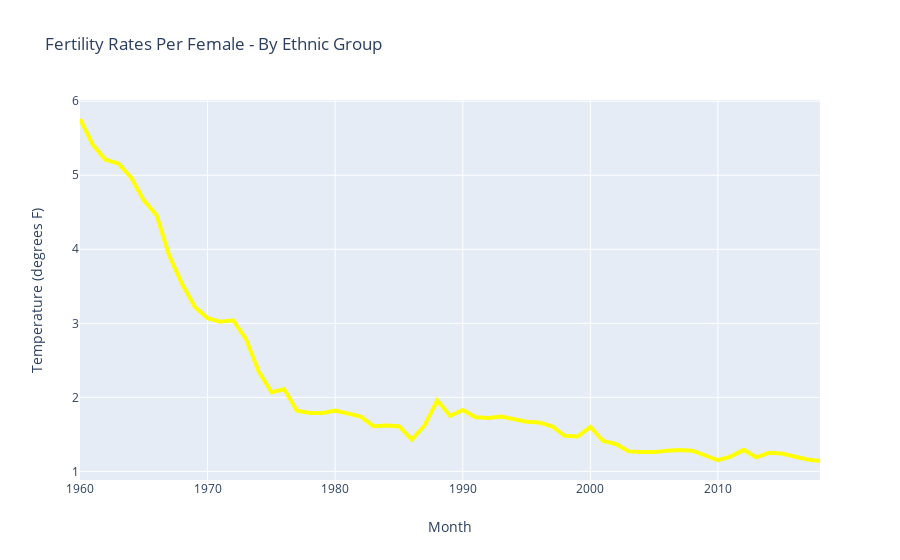

Write notebook code for a chart like this one.
### Code cell
plt.style.use('seaborn-darkgrid')
plt.figure(figsize=(20,15))
plt.plot( 'Year', 'Total', data=FERTILITY_RATE, marker='', color='orange', linewidth=4, alpha=0.7, linestyle='dashed')
plt.plot( 'Year', 'Chinese', data=FERTILITY_RATE, marker='', color='red', linewidth=2)
plt.plot( 'Year', 'Malay', data=FERTILITY_RATE, marker='', color='darkblue', linewidth=2)
plt.plot( 'Year', 'Indian', data=FERTILITY_RATE, marker='', color='green', linewidth=2)
plt.xlabel("Year", fontsize=20)
plt.ylabel("Fertility Rate Per Female", fontsize=20)
plt.title("Fertility Rates Per Female - By Ethnic Group", fontsize=40)
plt.xticks(fontsize = 15)
plt.yticks(fontsize = 15)
plt.legend()


fig = go.Figure()
# Create and style traces
fig.add_trace(go.Scatter(x=FERTILITY_RATE['Year'], y=FERTILITY_RATE['Total'], name='Total Fertility Rate',
                         line=dict(color='yellow', width=4)))

# Edit the layout
fig.update_layout(title='Fertility Rates Per Female - By Ethnic Group',
                   xaxis_title='Month',
                   yaxis_title='Temperature (degrees F)')


fig.show()

### Figure 1 — Plotly figure (JSON) as saved in the notebook; plotly's stock layout.template omitted (floating-point values rounded to 4 significant figures)
{"data": [{"line": {"color": "yellow", "width": 4}, "name": "Total Fertility Rate", "type": "scatter", "x": [1960, 1961, 1962, 1963, 1964, 1965, 1966, 1967, 1968, 1969, 1970, 1971, 1972, 1973, 1974, 1975, 1976, 1977, 1978, 1979, 1980, 1981, 1982, 1983, 1984, 1985, 1986, 1987, 1988, 1989, 1990, 1991, 1992, 1993, 1994, 1995, 1996, 1997, 1998, 1999, 2000, 2001, 2002, 2003, 2004, 2005, 2006, 2007, 2008, 2009, 2010, 2011, 2012, 2013, 2014, 2015, 2016, 2017, 2018], "y": [5.76, 5.41, 5.21, 5.16, 4.97, 4.66, 4.46, 3.91, 3.53, 3.22, 3.07, 3.02, 3.04, 2.79, 2.35, 2.07, 2.11, 1.82, 1.79, 1.79, 1.82, 1.78, 1.74, 1.61, 1.62, 1.61, 1.43, 1.62, 1.96, 1.75, 1.83, 1.73, 1.72, 1.74, 1.71, 1.67, 1.66, 1.61, 1.48, 1.47, 1.6, 1.41, 1.37, 1.27, 1.26, 1.26, 1.28, 1.29, 1.28, 1.22, 1.15, 1.2, 1.29, 1.19, 1.25, 1.24, 1.2, 1.16, 1.14]}], "layout": {"title": {"text": "Fertility Rates Per Female - By Ethnic Group"}, "xaxis": {"title": {"text": "Month"}}, "yaxis": {"title": {"text": "Temperature (degrees F)"}}}}
